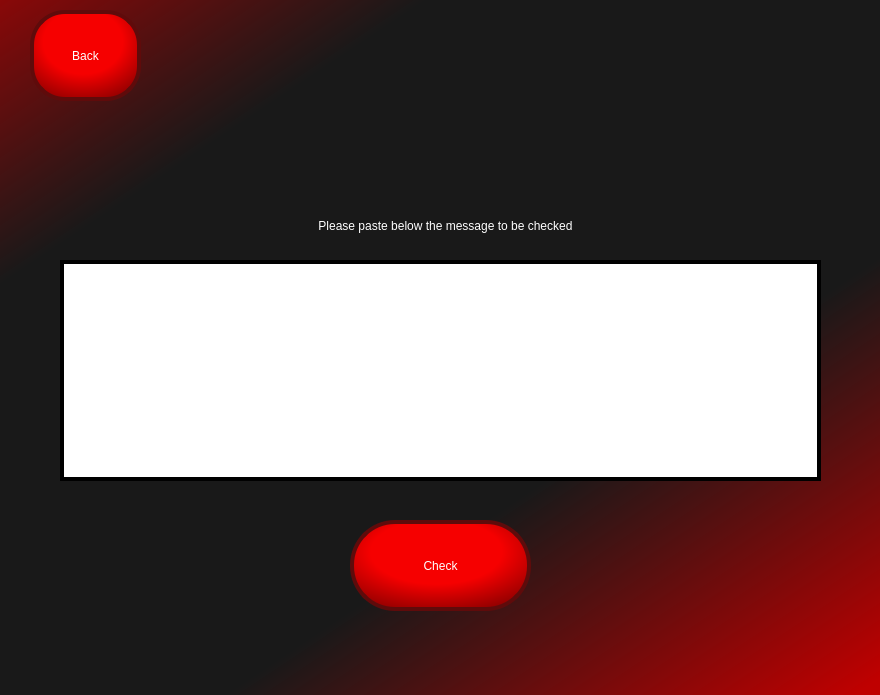
<?xml version="1.0" encoding="UTF-8"?>
<ui version="4.0">
 <class>ScamLocatorSubmission</class>
 <widget class="QDialog" name="ScamLocatorSubmission">
  <property name="geometry">
   <rect>
    <x>0</x>
    <y>0</y>
    <width>880</width>
    <height>695</height>
   </rect>
  </property>
  <property name="windowTitle">
   <string>Dialog</string>
  </property>
  <property name="styleSheet">
   <string notr="true">QDialog#ScamLocatorSubmission {
background-color: qlineargradient(spread:reflect, x1:0.489158, y1:0.398, x2:1, y2:1, stop:0.389474 rgb(25, 25, 25), stop:0.973684 rgba(191, 0, 0, 255));
}</string>
  </property>
  <property name="locale">
   <locale language="English" country="UnitedStates"/>
  </property>
  <widget class="QPushButton" name="SubmitBTN">
   <property name="geometry">
    <rect>
     <x>350</x>
     <y>520</y>
     <width>181</width>
     <height>91</height>
    </rect>
   </property>
   <property name="styleSheet">
    <string notr="true">QPushButton{
background-color: qradialgradient(spread:reflect, cx:0.473684, cy:0.347, radius:1.118, fx:0.478526, fy:0.342, stop:0.331579 rgba(246, 0, 0, 255), stop:0.626316 rgba(150, 0, 0, 255));
font: 20pt &quot;Trebuchet MS&quot;;
text-align: center;
border: 4px solid;
border-radius: 45px;
color: rgb(255, 255, 255);
border-color: rgb(95, 11, 11);
}

QPushButton:hover{
background-color: rgb(0, 0, 0);
color: rgb(246, 0, 0);
border-color: rgb(246, 0, 0);
}</string>
   </property>
   <property name="text">
    <string>Check</string>
   </property>
  </widget>
  <widget class="QTextEdit" name="UserInput">
   <property name="geometry">
    <rect>
     <x>60</x>
     <y>260</y>
     <width>761</width>
     <height>221</height>
    </rect>
   </property>
   <property name="styleSheet">
    <string notr="true">QTextEdit{
border: 4px solid;
font: 18pt &quot;Rockwell&quot;;
border-color: black;
}

QTextEdit:focus{
border-color: rgb(190, 2, 2);
background-color: rgb(255, 220, 220);
}</string>
   </property>
   <property name="frameShape">
    <enum>QFrame::Box</enum>
   </property>
   <property name="frameShadow">
    <enum>QFrame::Raised</enum>
   </property>
   <property name="documentTitle">
    <string/>
   </property>
   <property name="markdown">
    <string/>
   </property>
   <property name="html">
    <string>&lt;!DOCTYPE HTML PUBLIC &quot;-//W3C//DTD HTML 4.0//EN&quot; &quot;http://www.w3.org/TR/REC-html40/strict.dtd&quot;&gt;
&lt;html&gt;&lt;head&gt;&lt;meta name=&quot;qrichtext&quot; content=&quot;1&quot; /&gt;&lt;style type=&quot;text/css&quot;&gt;
p, li { white-space: pre-wrap; }
&lt;/style&gt;&lt;/head&gt;&lt;body style=&quot; font-family:'Rockwell'; font-size:18pt; font-weight:400; font-style:normal;&quot;&gt;
&lt;p style=&quot;-qt-paragraph-type:empty; margin-top:0px; margin-bottom:0px; margin-left:0px; margin-right:0px; -qt-block-indent:0; text-indent:0px;&quot;&gt;&lt;br /&gt;&lt;/p&gt;&lt;/body&gt;&lt;/html&gt;</string>
   </property>
  </widget>
  <widget class="QLabel" name="InfoLabel">
   <property name="geometry">
    <rect>
     <x>170</x>
     <y>200</y>
     <width>551</width>
     <height>51</height>
    </rect>
   </property>
   <property name="styleSheet">
    <string notr="true">font: 15pt &quot;Rockwell&quot;;
border-color: qlineargradient(spread:pad, x1:0, y1:0, x2:1, y2:1, stop:0 rgba(0, 0, 0, 0), stop:1 rgba(255, 255, 255, 0));
color: white</string>
   </property>
   <property name="text">
    <string>Please paste below the message to be checked</string>
   </property>
   <property name="alignment">
    <set>Qt::AlignCenter</set>
   </property>
  </widget>
  <widget class="QLabel" name="WarningLabel">
   <property name="geometry">
    <rect>
     <x>220</x>
     <y>630</y>
     <width>451</width>
     <height>51</height>
    </rect>
   </property>
   <property name="styleSheet">
    <string notr="true">color: rgb(255, 255, 255);
font: 12pt &quot;Rockwell&quot;;</string>
   </property>
   <property name="text">
    <string/>
   </property>
   <property name="alignment">
    <set>Qt::AlignCenter</set>
   </property>
  </widget>
  <widget class="QPushButton" name="GoBackBTN">
   <property name="geometry">
    <rect>
     <x>30</x>
     <y>10</y>
     <width>111</width>
     <height>91</height>
    </rect>
   </property>
   <property name="styleSheet">
    <string notr="true">QPushButton{
background-color: qradialgradient(spread:reflect, cx:0.473684, cy:0.347, radius:1.118, fx:0.478526, fy:0.342, stop:0.331579 rgba(246, 0, 0, 255), stop:0.626316 rgba(150, 0, 0, 255));
font: 20pt &quot;Trebuchet MS&quot;;
text-align: center;
border: 4px solid;
border-radius: 35px;
color: rgb(255, 255, 255);
border-color: rgb(95, 11, 11);
}

QPushButton:hover{
background-color: rgb(0, 0, 0);
color: rgb(246, 0, 0);
border-color: rgb(246, 0, 0);
}</string>
   </property>
   <property name="text">
    <string>Back</string>
   </property>
   <property name="default">
    <bool>false</bool>
   </property>
   <property name="flat">
    <bool>false</bool>
   </property>
  </widget>
 </widget>
 <resources>
  <include location="../resources/logo_resource.qrc"/>
 </resources>
 <connections/>
</ui>
